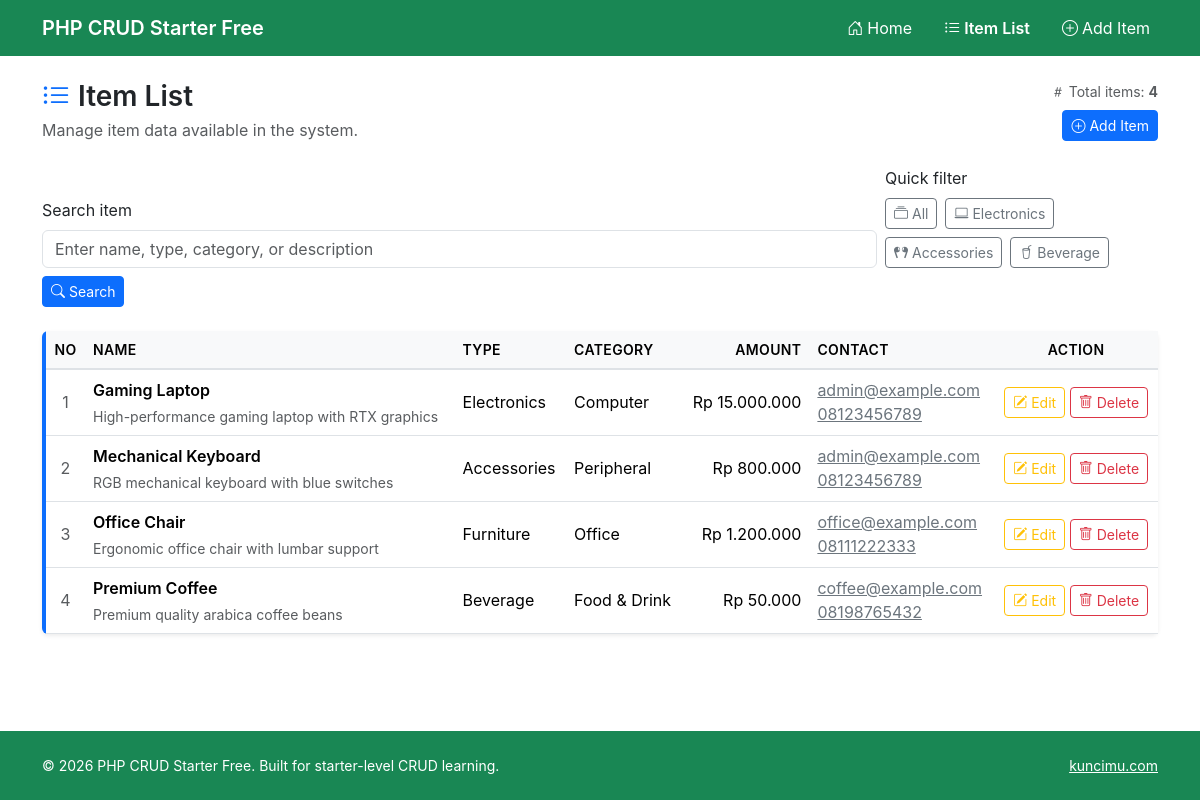
Screenshot of /?route=item/index with the database file from the repository.
### tables this page shows
CREATE TABLE items (
        id INTEGER PRIMARY KEY AUTOINCREMENT,
        name TEXT NOT NULL,
        type TEXT NOT NULL,
        description TEXT,
        category TEXT,
        amount INTEGER DEFAULT 0,
        email TEXT,
        phone TEXT,
        date_created DATETIME DEFAULT CURRENT_TIMESTAMP
    );

### app/_helper.php (called while the page is built, shortened)
<?php
require_once __DIR__ . '/../config/config.php';
function resolveViewPath(string $route): string
{
    $route = str_replace(['..', '\\'], '', $route);
    $path = base_path('app/' . $route . '.php');
    return $path;
}
function renderView(string $route, array $data = []): void
{
    $viewPath = resolveViewPath($route);
    extract($data, EXTR_SKIP);
    include $viewPath;
}
function escape(?string $text): string
{
    return htmlspecialchars($text ?? '', ENT_QUOTES, 'UTF-8');
}
function detectBaseUrl(): string
{
    static $detected = null;
    if ($detected !== null) {
        return $detected;
    }
    $configured = trim((string) config('base_url', ''));
    if ($configured !== '' && $configured !== '/' && $configured !== '.') {
        $detected = '/' . ltrim($configured, '/');
    } else {
        $scriptDir = str_replace('\\', '/', dirname($_SERVER['SCRIPT_NAME'] ?? ''));
        $scriptDir = trim($scriptDir);
        if ($scriptDir === '' || $scriptDir === '/' || $scriptDir === '.') {
            $detected = '';
        } else {
            $detected = '/' . ltrim($scriptDir, '/');
        }
    }
    $detected = rtrim($detected, '/');
    return $detected;
}
function splitPathAndQuery(string $path): array
{
    if ($path === '') {
        return ['', ''];
    }
    if ($path[0] === '?') {
        return ['', substr($path, 1) ?: ''];
    }
    $parts = explode('?', $path, 2);
    return [$parts[0], $parts[1] ?? ''];
}
function base_url(string $path = ''): string
{
    $base = detectBaseUrl();
    $path = $path ?? '';
    [$rawPath, $query] = splitPathAndQuery($path);
    $normalizedPath = trim($rawPath, '/');
    $hasPath = $normalizedPath !== '';
    if ($base === '') {
        $url = $hasPath ? '/' . $normalizedPath : '/';
    } else {
        $url = $hasPath ? $base . '/' . $normalizedPath : $base . '/';
    }
    if ($query !== '') {
        $url .= '?' . $query;
    }
    return $url;
}
function asset_url(string $path): string
{
    $assetsBase = trim((string) config('assets_url', 'assets'), '/');
    $normalizedPath = trim($path ?? '', '/');
    return base_url($assetsBase . '/' . $normalizedPath);
}

### public/index.php (called while the page is built, shortened)
<?php
require_once __DIR__ . '/../app/_helper.php';
$route = sanitizeRouteParam($_GET['route'] ?? 'site/index');
renderView($route);

### config/config.php (called while the page is built, shortened)
<?php
$config = [
    'app_name'    => getenv('APP_NAME') ?: 'PHP CRUD Starter Free',
    'base_path'   => dirname(__DIR__),
    'base_url'    => getenv('APP_BASE_URL') ?: null,
    'assets_url'  => getenv('APP_ASSETS_URL') ?: 'assets',
    'db_path'     => getenv('DB_PATH') ?: dirname(__DIR__) . '/db/database.sqlite',
];
function config(string $key, mixed $default = null): mixed
{
    global $config;
    return $config[$key] ?? $default;
}

### app/model_item.php (called while the page is built, shortened)
<?php
require_once __DIR__ . '/../config/config.php';
function getAllItems(): array
{
    $db = getDB();
    $result = $db->query('SELECT * FROM items ORDER BY name');
    $items = [];
    while ($row = $result->fetchArray(SQLITE3_ASSOC)) {
        $items[] = $row;
    }
    return $items;
}
function formatRupiah(int $amount): string
{
    return 'Rp ' . number_format($amount, 0, ',', '.');
}

### app/item/index.php (the view, shortened to what this page needs)
<?php
require_once __DIR__ . '/../_helper.php';
require_once base_path('app/model_item.php');
require_once base_path('app/_layout.php');
$searchKeyword = trim($_GET['search'] ?? '');
$items = $searchKeyword !== '' ? searchItems($searchKeyword) : getAllItems();
$totalItems = count($items);
renderLayoutHeader('Item List', 'item/index', 'container-lg');
?>
<section class="mb-4">
    <div class="d-flex flex-column flex-md-row justify-content-between align-items-md-center gap-3">
        <div>
            <h1 class="h3 fw-semibold mb-1"><i class="bi bi-list-ul me-2 text-primary"></i>Item List</h1>
            <p class="text-muted mb-0">Manage item data available in the system.</p>
        </div>
        <div class="d-flex flex-column align-items-md-end gap-2">
            <span class="text-muted small"><i class="bi bi-hash me-1"></i>Total items: <strong><?= $totalItems ?></strong></span>
            <a href="<?= htmlspecialchars(base_url('?route=item/create'), ENT_QUOTES, 'UTF-8'); ?>" class="btn btn-primary btn-sm">
                <i class="bi bi-plus-circle me-1"></i>Add Item
            </a>
        </div>
    </div>
</section>
<section class="mb-4">
    <form method="GET" action="<?= htmlspecialchars(base_url(), ENT_QUOTES, 'UTF-8'); ?>" class="row gy-2 gx-2 align-items-end">
        <div class="col-md-8 col-lg-9">
            <label for="search" class="form-label">Search item</label>
            <input type="text"
                   id="search"
                   name="search"
                   class="form-control"
                   placeholder="Enter name, type, category, or description"
                   value="<?= escape($searchKeyword) ?>"
                   autocomplete="off">
        </div>
        <div class="col-md-4 col-lg-3">
            <label class="form-label">Quick filter</label>
            <div class="d-flex flex-wrap gap-2">
                <a href="<?= htmlspecialchars(base_url('?route=item/index'), ENT_QUOTES, 'UTF-8'); ?>" class="btn btn-outline-secondary btn-sm">
                    <i class="bi bi-collection me-1"></i>All
                </a>
                <a href="<?= htmlspecialchars(base_url('?route=item/index&search=Electronics'), ENT_QUOTES, 'UTF-8'); ?>" class="btn btn-outline-secondary btn-sm">
                    <i class="bi bi-laptop me-1"></i>Electronics
                </a>
                <a href="<?= htmlspecialchars(base_url('?route=item/index&search=Accessories'), ENT_QUOTES, 'UTF-8'); ?>" class="btn btn-outline-secondary btn-sm">
                    <i class="bi bi-earbuds me-1"></i>Accessories
                </a>
                <a href="<?= htmlspecialchars(base_url('?route=item/index&search=Beverage'), ENT_QUOTES, 'UTF-8'); ?>" class="btn btn-outline-secondary btn-sm">
                    <i class="bi bi-cup-straw me-1"></i>Beverage
                </a>
            </div>
        </div>
        <div class="col-12">
            <button type="submit" class="btn btn-primary btn-sm">
                <i class="bi bi-search me-1"></i>Search
            </button>
        </div>
    </form>
</section>
<?php if ($totalItems > 0): ?>
    <section class="card border-0 shadow-sm border-accent-primary">
        <div class="card-body p-0">
            <div class="table-responsive">
                <table class="table align-middle mb-0 crud-list-table">
                    <thead class="table-light">
                        <tr>
                            <th scope="col" class="text-center">No</th>
                            <th scope="col">Name</th>
                            <th scope="col">Type</th>
                            <th scope="col">Category</th>
                            <th scope="col" class="text-end">Amount</th>
                            <th scope="col">Contact</th>
                            <th scope="col" class="text-center">Action</th>
                        </tr>
                    </thead>
                    <tbody>
                        <?php $no = 1; foreach ($items as $item): ?>
                            <tr>
                                <td class="text-center text-muted crud-cell-number" data-label="No"><?= $no++ ?></td>
                                <td data-label="Name">
                                    <div class="fw-semibold"><?= escape($item['name']) ?></div>
                                    <?php
                                        $rawDescription = trim((string)($item['description'] ?? ''));
                                        if ($rawDescription !== ''):
                                            if (function_exists('mb_substr') && function_exists('mb_strlen')) {
                                                $shortDescription = mb_strlen($rawDescription, 'UTF-8') > 80
                                                    ? mb_substr($rawDescription, 0, 80, 'UTF-8') . '...'
                                                    : $rawDescription;
                                            } else {
                                                $shortDescription = strlen($rawDescription) > 80
                                                    ? substr($rawDescription, 0, 80) . '...'
                                                    : $rawDescription;
                                            }
                                    ?>
                                        <div class="small text-muted mt-1"><?= escape($shortDescription) ?></div>
                                    <?php endif; ?>
                                </td>
                                <td data-label="Type"><?= escape($item['type']) ?></td>
                                <td data-label="Category">
                                    <?php if ($item['category'] !== ''): ?>
                                        <?= escape($item['category']) ?>
                                    <?php else: ?>
                                        <span class="text-muted">-</span>
                                    <?php endif; ?>
                                </td>
                                <td class="text-end" data-label="Amount">
                                    <?php if ((int)$item['amount'] > 0): ?>
                                        <?= escape(formatRupiah($item['amount'])) ?>
                                    <?php else: ?>
                                        <span class="text-muted">-</span>
                                    <?php endif; ?>
                                </td>
                                <td class="crud-contact-cell" data-label="Contact">
                                    <?php if (!empty($item['email'])): ?>
                                        <div><a href="mailto:<?= escape($item['email']) ?>" class="link-secondary"><?= escape($item['email']) ?></a></div>
                                    <?php endif; ?>
                                    <?php if (!empty($item['phone'])):
                                        $phoneHref = preg_replace('/[^0-9+]/', '', $item['phone']);
                                    ?>
                                        <div><a href="tel:<?= escape($phoneHref) ?>" class="link-secondary"><?= escape($item['phone']) ?></a></div>
                                    <?php endif; ?>
                                </td>
                                <td class="text-center crud-actions-cell" data-label="Action">
                                    <a href="<?= htmlspecialchars(base_url('?route=item/edit&id=' . (int)$item['id']), ENT_QUOTES, 'UTF-8'); ?>" class="btn btn-outline-warning btn-sm">
                                        <i class="bi bi-pencil-square me-1"></i>Edit
                                    </a>
                                    <a href="<?= htmlspecialchars(base_url('?route=item/delete&id=' . (int)$item['id']), ENT_QUOTES, 'UTF-8'); ?>" class="btn btn-outline-danger btn-sm" data-item="<?= escape($item['name']) ?>">
                                        <i class="bi bi-trash me-1"></i>Delete
                                    </a>
                                </td>
                            </tr>
                        <?php endforeach; ?>
                    </tbody>
                </table>
            </div>
        </div>
    </section>
<?php endif; ?>
<?php
renderLayoutFooter();
?>

### app/_layout.php (shortened to what this page needs)
<?php
if (!function_exists('renderLayoutHeader')) {
    function renderLayoutHeader(string $pageTitle = '', string $activeMenu = 'site/index', string $containerClass = 'container-lg'): void
    {
        $appName = config('app_name', 'CRUD Simple');
        $navItems = [
            'site/index' => [
                'label' => 'Home',
                'route' => 'site/index',
                'icon'  => 'house-door',
            ],
            'item/index' => [
                'label' => 'Item List',
                'route' => 'item/index',
                'icon'  => 'list-ul',
            ],
            'item/create' => [
                'label' => 'Add Item',
                'route' => 'item/create',
                'icon'  => 'plus-circle',
            ],
        ];
        ?>
<!DOCTYPE html>
<html lang="en">
<head>
    <link href="<?= htmlspecialchars(asset_url('vendor/bootstrap/bootstrap.min.css'), ENT_QUOTES, 'UTF-8'); ?>" rel="stylesheet">
    <link href="<?= htmlspecialchars(asset_url('vendor/bootstrap-icons/bootstrap-icons.css'), ENT_QUOTES, 'UTF-8'); ?>" rel="stylesheet">
    <link rel="stylesheet" href="<?= htmlspecialchars(asset_url('css/style.css'), ENT_QUOTES, 'UTF-8'); ?>">
</head>
<body class="d-flex flex-column min-vh-100 bg-body">
    <nav class="navbar navbar-expand-lg navbar-dark bg-success">
        <div class="container-lg">
            <a class="navbar-brand fw-semibold text-white" href="<?= htmlspecialchars(base_url('?route=site/index'), ENT_QUOTES, 'UTF-8'); ?>">
                <?= htmlspecialchars($appName, ENT_QUOTES, 'UTF-8'); ?>
            </a>
            <div class="collapse navbar-collapse" id="navbarNav">
                <ul class="navbar-nav ms-auto gap-lg-3">
                    <?php foreach ($navItems as $key => $item):
                        $isActive = $key === $activeMenu;
                        $url = base_url('?route=' . $item['route']);
                        ?>
                        <li class="nav-item">
                            <a class="nav-link text-white<?= $isActive ? ' active fw-semibold' : ''; ?>" href="<?= htmlspecialchars($url, ENT_QUOTES, 'UTF-8'); ?>"<?= $isActive ? ' aria-current="page"' : ''; ?>>
                                <i class="bi bi-<?= htmlspecialchars($item['icon'], ENT_QUOTES, 'UTF-8'); ?> me-1"></i><?= htmlspecialchars($item['label'], ENT_QUOTES, 'UTF-8'); ?>
                            </a>
                        </li>
                    <?php endforeach; ?>
                </ul>
            </div>
        </div>
    </nav>
    <main class="flex-grow-1 py-4">
        <div class="<?= htmlspecialchars($containerClass, ENT_QUOTES, 'UTF-8'); ?>">
<?php
    }
}
if (!function_exists('renderLayoutFooter')) {
    function renderLayoutFooter(): void
    {
        ?>
        </div>
    </main>
    <footer class="bg-success py-4 mt-auto">
        <div class="container-lg">
            <div class="d-flex flex-column flex-md-row justify-content-between align-items-start align-items-md-center gap-2">
                <p class="mb-0 text-white small">
                    &copy; <?= date('Y'); ?> <?= htmlspecialchars(config('app_name', 'CRUD Simple'), ENT_QUOTES, 'UTF-8'); ?>. Built for starter-level CRUD learning.
                </p>
                <p class="mb-0 small">
                    <a href="https://kuncimu.com" class="text-white" target="_blank" rel="noopener">kuncimu.com</a>
                </p>
            </div>
        </div>
    </footer>
</body>
</html>
<?php
    }
}

### public/assets/css/style.css (style rules this page uses)
:root { --primary-gradient: linear-gradient(135deg, #667eea 0%, #764ba2 100%); --success-gradient: linear-gradient(135deg, #28a745 0%, #20c997 100%); --warning-gradient: linear-gradient(135deg, #ffc107 0%, #fd7e14 100%); --danger-gradient: linear-gradient(135deg, #dc3545 0%, #c82333 100%); }
body { font-family: -apple-system, BlinkMacSystemFont, 'Segoe UI', Roboto, 'Helvetica Neue', Arial, sans-serif; -webkit-font-smoothing: antialiased; -moz-osx-font-smoothing: grayscale; }
.card { transition: box-shadow 0.3s ease, transform 0.2s ease; }
.border-accent-primary { border-left: 4px solid var(--bs-primary) !important; }
.btn { transition: all 0.3s ease; }
.table { margin-bottom: 0; }
.table thead th { border-bottom: 2px solid #dee2e6; font-weight: 600; text-transform: uppercase; font-size: 0.875rem; letter-spacing: 0.025em; }
.crud-contact-cell a { overflow-wrap: anywhere; }
footer { background: #f8f9fa; }
* { transition: color 0.15s ease-in-out, background-color 0.15s ease-in-out, border-color 0.15s ease-in-out, box-shadow 0.15s ease-in-out; }

### rows the page displays
items: name "Gaming Laptop", description "High-performance gaming laptop with RTX graphics", type "Electronics", category "Computer", amount "Rp 15.000.000", email "admin@example.com", phone "08123456789"
items: name "Mechanical Keyboard", description "RGB mechanical keyboard with blue switches", type "Accessories", category "Peripheral", amount "Rp 800.000", email "admin@example.com", phone "08123456789"
items: name "Office Chair", description "Ergonomic office chair with lumbar support", type "Furniture", category "Office", amount "Rp 1.200.000", email "office@example.com", phone "08111222333"
items: name "Premium Coffee", description "Premium quality arabica coffee beans", type "Beverage", category "Food & Drink", amount "Rp 50.000", email "coffee@example.com", phone "08198765432"

### other values shown
$appName "PHP CRUD Starter Free"
$item['label'] "Home"
$item['label'] "Item List"
$item['label'] "Add Item"
$totalItems "4"
config('app_name', 'CRUD Simple') "PHP CRUD Starter Free"
